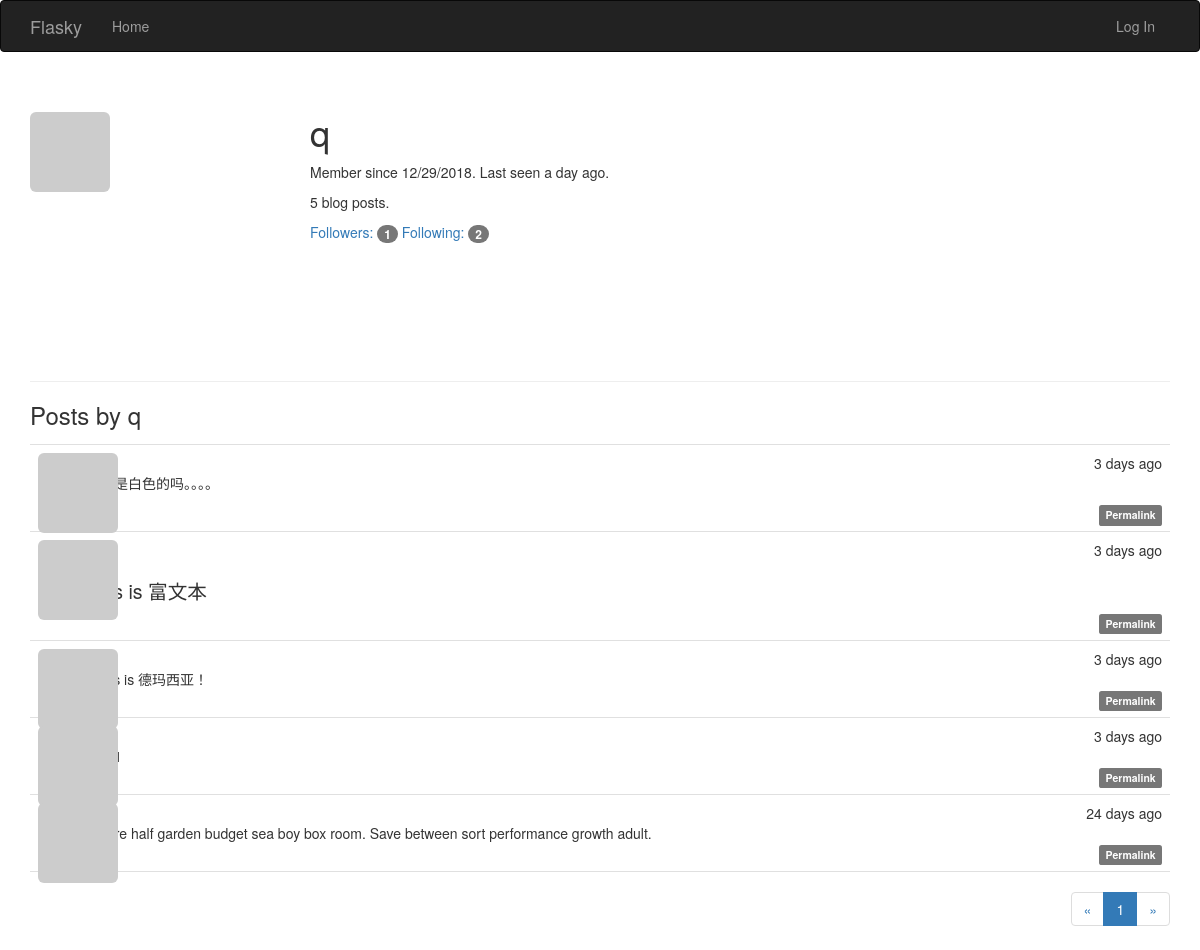
The app's page /user/q with its own data.
### app/models.py (models this page shows, shortened)
class User(UserMixin, db.Model):
    __tablename__ = 'users'
    id = db.Column(db.Integer, primary_key=True)
    email = db.Column(db.String(64), unique=True, index=True)
    username = db.Column(db.String(64), unique=True, index=True)
    role_id = db.Column(db.Integer, db.ForeignKey('roles.id'))
    password_hash = db.Column(db.String(128))
    confirmed = db.Column(db.Boolean, default=False)
    name = db.Column(db.String(64))
    location = db.Column(db.String(64))
    about_me = db.Column(db.Text())
    member_since = db.Column(db.DateTime(), default=datetime.utcnow)
    last_seen = db.Column(db.DateTime(), default=datetime.utcnow)
    avatar_hash = db.Column(db.String(32))
    posts = db.relationship('Post', backref='author', lazy='dynamic')
    followed = db.relationship('Follow',
                                foreign_keys=[Follow.follower_id],
                                backref=db.backref('follower', lazy='joined'),
                                lazy='dynamic',
                                cascade='all, delete-orphan')
    followers = db.relationship('Follow',
                                foreign_keys=[Follow.followed_id],
                                backref=db.backref('followed', lazy='joined'),
                                lazy='dynamic',
                                cascade='all, delete-orphan')
    @property
    def password(self):
        raise AttributeError('password is not a readable attribute')
    def gravatar(self, size=100, default='identicon', rating='g'):
        url = 'https://secure.gravatar.com/avatar'
        hash = self.avatar_hash or self.gravatar_hash()
        return '{url}/{hash}?s={size}&d={default}&r={rating}'.format(
            url=url, hash=hash, size=size, default=default, rating=rating)

class Post(db.Model):
    __tablename__ = 'posts'
    id = db.Column(db.Integer, primary_key=True)
    body = db.Column(db.Text)
    body_html = db.Column(db.Text)
    timestamp = db.Column(db.DateTime, index=True, default=datetime.utcnow)
    author_id = db.Column(db.Integer, db.ForeignKey('users.id'))

### app/main/views.py (the view)
@main.route('/user/<username>')
def user(username):
    user = User.query.filter_by(username=username).first_or_404()
    page = request.args.get('page', 1, type=int)
    pagination = user.posts.order_by(Post.timestamp.desc()).paginate(
            page, per_page=current_app.config['FLASKY_POSTS_PER_PAGE'],
            error_out=False)
    posts = pagination.items
    return render_template('user.html', user=user, posts=posts,
            pagination=pagination)

### app/auth/views.py (called while the page is built)
@auth.before_app_request
def before_request():
    if current_user.is_authenticated:
        current_user.ping()
        if not current_user.confirmed \
                and request.endpoint \
                and request.blueprint != 'auth' \
                and request.endpoint != 'static':
            return redirect(url_for('auth.unconfirmed'))

### app/main/__init__.py (called while the page is built)
@main.app_context_processor
def inject_permissions():
    return dict(Permission=Permission)

### app/models.py (called while the page is built)
    def can(self, permissions):
        return False

    def is_administrator(self):
        return False

### app/templates/user.html (shortened to what this page needs)
{% extends "base.html" %}
{% import "_macros.html" as macros %}
{% block page_content %}
<div class="page-header">
    <img class="img-rounded profile-thumbnail" src="{{ user.gravatar(size=256) }}">
    <div class="profile-header">
      <h1>{{ user.username }}</h1>
      <p>Member since {{ moment(user.member_since).format('L') }}. Last seen {{ moment(user.last_seen).fromNow() }}.</p>
      <p>{{ user.posts.count() }} blog posts.</p>
      <p>
          <a href="{{ url_for('.followers', username=user.username) }}">Followers: <span class="badge">{{ user.followers.count() - 1 }}</span></a>
          <a href="{{ url_for('.followed_by', username=user.username) }}">Following: <span class="badge">{{ user.followed.count() - 1 }}</span></a>
      </p>
    </div>
</div>
<h3>Posts by {{ user.username }}</h3>
{% include '_posts.html' %}
{% if pagination %}
<div class="pagination">
    {{ macros.pagination_widget(pagination, '.user', username=user.username) }}
</div>
{% endif %}
{% endblock %}

### app/templates/base.html (shortened to what this page needs)
{% extends "bootstrap/base.html" %}
{% block head %}
{{ super() }}
<link rel="stylesheet" type="text/css" href="{{ url_for('static', filename='styles.css') }}">
{% endblock %}
{% block navbar %}
<div class="navbar navbar-inverse" role="navigation">
    <div class="container">
        <div class="navbar-header">
            <a class="navbar-brand" href="{{ url_for('main.index') }}">Flasky</a>
        </div>
        <div class="navbar-collapse collapse">
            <ul class="nav navbar-nav">
                <li><a href="{{ url_for('main.index') }}">Home</a></li>
            </ul>
            <ul class="nav navbar-nav navbar-right">
              {% if current_user.is_authenticated %}
              <li class="dropdown">
                <a href="#" class="dropdown-toggle" data-toggle="dropdown">
                  <img src="{{ current_user.gravatar(size=18) }}">
                  Account <b class="caret"></b>
                </a>
                <ul class="dropdown-menu">
                  <li><a href="{{ url_for('auth.change_password') }}">Change Password</a></li>
                  <li><a href="{{ url_for('auth.change_email_request') }}">Change Email</a></li>
                  <li><a href="{{ url_for('auth.logout') }}">Log Out</a></li>
                </ul>
              </li>
              {% else %}
              <li><a href="{{ url_for('auth.login') }}">Log In</a></li>
              {% endif %}
            </ul>
        </div>
    </div>
</div>
{% endblock %}
{% block content %}
<div class="container">
  {% block page_content %}{% endblock %}
</div>
{% endblock %}

### app/templates/_macros.html
{% macro pagination_widget(pagination, endpoint) %}
<ul class="pagination">
    <li{% if not pagination.has_prev %} class="disable"{% endif %}>
        <a href="{% if pagination.has_prev %}{{ url_for(endpoint, page=pagination.prev_num, **kwargs) }}{% else %}#{% endif %}">
            &laquo;
        </a>
    </li>
    {% for p in pagination.iter_pages() %}
        {% if p %}
            {% if p == pagination.page %}
            <li class="active">
                <a href="{{ url_for(endpoint, page=p, **kwargs )}}">{{ p }}</a>
            </li>
            {% else %}
            <li>
                <a href="{{ url_for(endpoint, page=p, **kwargs) }}">{{ p }}</a>
            </li>
            {% endif %}
        {% else %}
        <li class="disable"><a href="#">&hellip;</a></li>
        {% endif %}
    {% endfor %}
    <li{% if not pagination.has_next %}  class="disable"{% endif %}>
        <a href="{% if pagination.has_next%}{{ url_for(endpoint, page=pagination.next_num, **kwargs) }}{% else %}#{% endif %}">
            &raquo;
        </a>
    </li>
</ul>
{% endmacro %}

### app/templates/_posts.html (shortened to what this page needs)
<ul class="posts">
    {% for post in posts %}
    <li class="post">
      <div class="post-thumbnail">
          <a href="{{ url_for('.user', username=post.author.username) }}">
            <img class="img-rounded profile-thumbnail" src="{{ post.author.gravatar(size=40) }}">
          </a>
      </div>
      <div class="post-content">
          <div class="post-date">{{ moment(post.timestamp).fromNow() }}</div>
          <div class="post-author"><a href="{{ url_for('.user', username=post.author.username) }}">{{ post.author.username }}</a></div>
          <div class="post-body">
              {% if post.body_html %}
                  {{ post.body_html | safe }}
              {% else %}
                  {{ post.body }}
              {% endif %}
          </div>
          <div class="post-footer">
              <a href="{{ url_for('.post', id=post.id) }}">
                  <span class="label label-default">Permalink</span>
              </a>
          </div>
      </div>
    </li>
    {% endfor %}
</ul>

### app/static/styles.css (style rules this page uses)
.profile-thumbnail { position: absolute; }
.profile-header { min-height: 260px; margin-left: 280px; }
ul.posts { list-style-type: none; padding: 0px; margin: 16px 0px 0px 0px; border-top: 1px solid #e0e0e0; }
ul.posts li.post { padding: 8px; border-bottom: 1px solid #e0e0e0; }
div.post-date { float: right; }
div.post-author { font-weight: bold; }
div.post-thumbnail { position: absolute; }
div.post-content { margin-left: 48px; min-height: 48px; }
div.post-footer { text-align: right; }
div.pagination { width: 100%; text-align: right; padding: 0px; margin: 0px; }
.post-body h1 { font-size: 140%; }

### records on screen
User: username "q", member_since "12/29/2018", last_seen "a day ago"
Post: timestamp "3 days ago", body_html "颜色是白色的吗。。。。"
Post: timestamp "3 days ago", body_html "This is 富文本"
Post: timestamp "3 days ago", body "#This is 德玛西亚！"
Post: timestamp "3 days ago"
Post: timestamp "24 days ago", body "Where half garden budget sea boy box room. Save between sort performance growth adult."

### other values on screen
{{ user.posts.count() }} "5"
{{ user.followers.count() - 1 }} "1"
{{ user.followed.count() - 1 }} "2"
{{ p }} "1"
